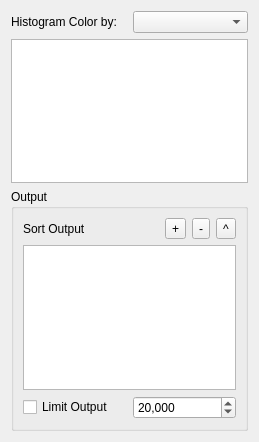
<?xml version="1.0" encoding="UTF-8"?>
<ui version="4.0">
 <class>DatasetPanel</class>
 <widget class="QWidget" name="DatasetPanel">
  <property name="geometry">
   <rect>
    <x>0</x>
    <y>0</y>
    <width>259</width>
    <height>442</height>
   </rect>
  </property>
  <property name="windowTitle">
   <string>Dataset Panel</string>
  </property>
  <layout class="QVBoxLayout" name="verticalLayout_2">
   <item>
    <layout class="QHBoxLayout" name="horizontalLayout">
     <item>
      <widget class="QLabel" name="label">
       <property name="text">
        <string>Histogram Color by:</string>
       </property>
      </widget>
     </item>
     <item>
      <widget class="QComboBox" name="colorByCombo"/>
     </item>
    </layout>
   </item>
   <item>
    <widget class="QListWidget" name="legendListWidget"/>
   </item>
   <item>
    <widget class="QGroupBox" name="groupBox">
     <property name="title">
      <string>Output</string>
     </property>
     <layout class="QVBoxLayout" name="verticalLayout">
      <item>
       <layout class="QHBoxLayout" name="horizontalLayout_2">
        <item>
         <widget class="QLabel" name="label_2">
          <property name="text">
           <string>Sort Output</string>
          </property>
         </widget>
        </item>
        <item>
         <spacer name="horizontalSpacer">
          <property name="orientation">
           <enum>Qt::Horizontal</enum>
          </property>
          <property name="sizeHint" stdset="0">
           <size>
            <width>40</width>
            <height>20</height>
           </size>
          </property>
         </spacer>
        </item>
        <item>
         <widget class="QToolButton" name="addSortField">
          <property name="toolTip">
           <string>Add Field</string>
          </property>
          <property name="text">
           <string>+</string>
          </property>
          <property name="popupMode">
           <enum>QToolButton::InstantPopup</enum>
          </property>
         </widget>
        </item>
        <item>
         <widget class="QToolButton" name="removeSortField">
          <property name="sizePolicy">
           <sizepolicy hsizetype="Fixed" vsizetype="Fixed">
            <horstretch>0</horstretch>
            <verstretch>0</verstretch>
           </sizepolicy>
          </property>
          <property name="toolTip">
           <string>Remove selected field</string>
          </property>
          <property name="text">
           <string>-</string>
          </property>
         </widget>
        </item>
        <item>
         <widget class="QToolButton" name="moveSortField">
          <property name="sizePolicy">
           <sizepolicy hsizetype="Fixed" vsizetype="Fixed">
            <horstretch>0</horstretch>
            <verstretch>0</verstretch>
           </sizepolicy>
          </property>
          <property name="toolTip">
           <string>Move selected field up</string>
          </property>
          <property name="text">
           <string>^</string>
          </property>
         </widget>
        </item>
       </layout>
      </item>
      <item>
       <widget class="QListWidget" name="sortByListWidget"/>
      </item>
      <item>
       <layout class="QHBoxLayout" name="horizontalLayout_3">
        <item>
         <widget class="QCheckBox" name="limitCheckBox">
          <property name="text">
           <string>Limit Output</string>
          </property>
         </widget>
        </item>
        <item>
         <widget class="QSpinBox" name="limitSpinBox">
          <property name="showGroupSeparator" stdset="0">
           <bool>true</bool>
          </property>
          <property name="maximum">
           <number>999999</number>
          </property>
          <property name="singleStep">
           <number>100</number>
          </property>
          <property name="value">
           <number>20000</number>
          </property>
         </widget>
        </item>
       </layout>
      </item>
     </layout>
    </widget>
   </item>
  </layout>
 </widget>
 <resources/>
 <connections/>
</ui>
